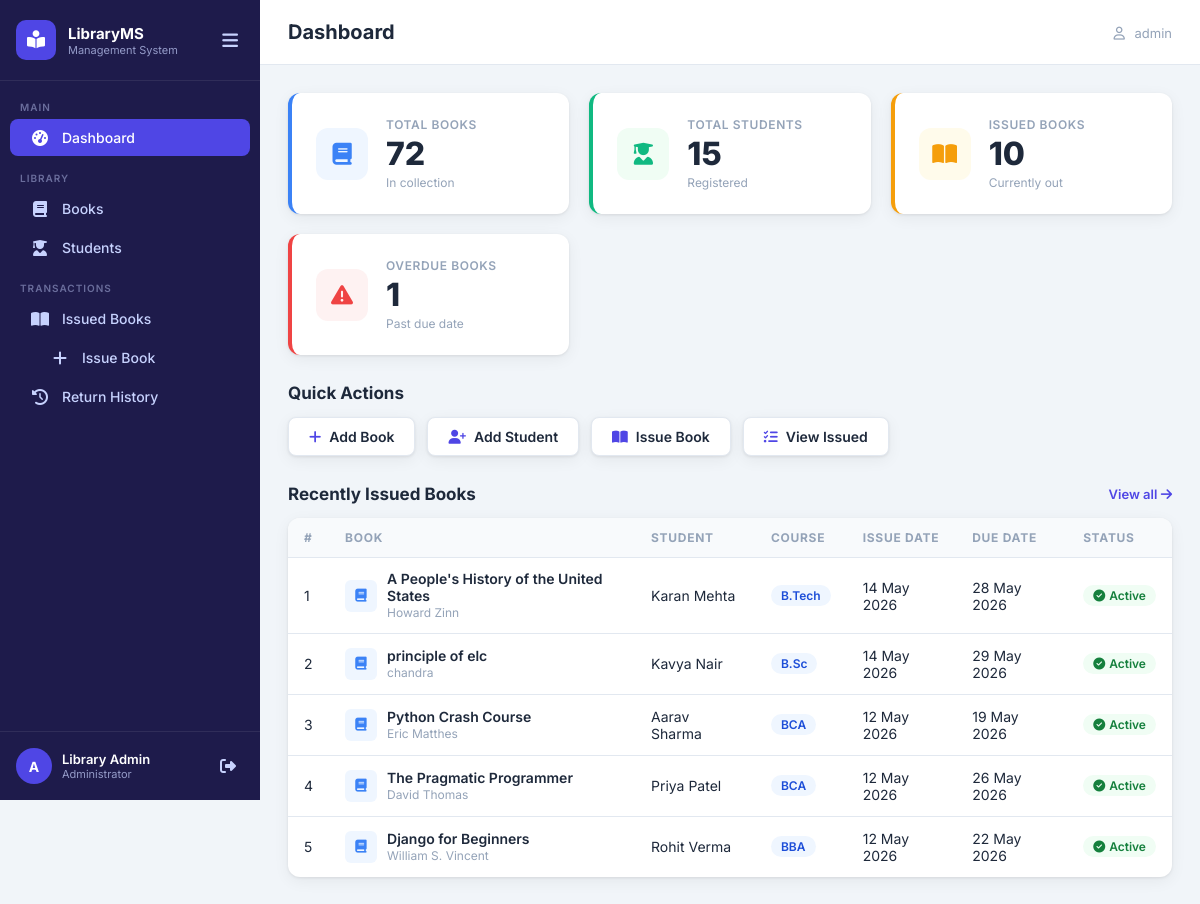
The page /dashboard/ (signed in) on the database its author committed.
### library/models.py (models this page shows, shortened)
class IssuedBook(models.Model):
    book = models.ForeignKey(Book, on_delete=models.CASCADE)
    student = models.ForeignKey(Student, on_delete=models.CASCADE)
    issue_date = models.DateField(auto_now_add=True)
    due_date = models.DateField()
    return_date = models.DateField(null=True, blank=True)
    returned = models.BooleanField(default=False)
    class Meta:
        ordering = ['-issue_date']
    @property
    def is_overdue(self):
        from datetime import date
        if not self.returned:
            return date.today() > self.due_date
        return False

class Book(models.Model):
    CATEGORY_CHOICES = [
        ('Fiction', 'Fiction'),
        ('Non-Fiction', 'Non-Fiction'),
        ('Science', 'Science'),
        ('Technology', 'Technology'),
        ('History', 'History'),
        ('Mathematics', 'Mathematics'),
        ('Literature', 'Literature'),
        ('Philosophy', 'Philosophy'),
        ('Biography', 'Biography'),
        ('Self-Help', 'Self-Help'),
    ]
    name = models.CharField(max_length=255)
    author = models.CharField(max_length=255)
    category = models.CharField(max_length=50, choices=CATEGORY_CHOICES, default='Fiction')
    quantity = models.PositiveIntegerField(default=1)
    available = models.PositiveIntegerField(default=1)
    added_date = models.DateField(auto_now_add=True)
    class Meta:
        ordering = ['name']

class Student(models.Model):
    COURSE_CHOICES = [
        ('BCA', 'BCA'),
        ('BBA', 'BBA'),
        ('B.Com', 'B.Com'),
        ('B.Sc', 'B.Sc'),
        ('B.Tech', 'B.Tech'),
        ('MBA', 'MBA'),
        ('MCA', 'MCA'),
        ('M.Sc', 'M.Sc'),
    ]
    name = models.CharField(max_length=255)
    email = models.EmailField(unique=True)
    course = models.CharField(max_length=50, choices=COURSE_CHOICES, default='BCA')
    phone = models.CharField(max_length=15, blank=True, null=True)
    enrollment_date = models.DateField(auto_now_add=True)
    class Meta:
        ordering = ['name']

### library/views.py (the view)
# urls.py: path('dashboard/', views.dashboard, name='dashboard'),
@login_required
def dashboard(request):
    total_books = Book.objects.count()
    total_students = Student.objects.count()
    issued_books = IssuedBook.objects.filter(returned=False).count()
    overdue_books = sum(1 for ib in IssuedBook.objects.filter(returned=False) if ib.is_overdue)
    recent_issues = IssuedBook.objects.filter(returned=False).select_related('book', 'student')[:5]
    context = {
        'total_books': total_books,
        'total_students': total_students,
        'issued_books': issued_books,
        'overdue_books': overdue_books,
        'recent_issues': recent_issues,
    }
    return render(request, 'library/dashboard.html', context)

### templates/library/dashboard.html (shortened to what this page needs)
{% extends 'library/base.html' %}
{% block page_title %}Dashboard{% endblock %}
{% block content %}
<div class="stats-grid">
    <div class="stat-card stat-card--blue">
        <div class="stat-card-icon">
            <i class="fa-solid fa-book"></i>
        </div>
        <div class="stat-card-body">
            <p class="stat-label">Total Books</p>
            <h2 class="stat-value" id="countBooks">{{ total_books }}</h2>
            <p class="stat-sub">In collection</p>
        </div>
    </div>
    <div class="stat-card stat-card--green">
        <div class="stat-card-icon">
            <i class="fa-solid fa-user-graduate"></i>
        </div>
        <div class="stat-card-body">
            <p class="stat-label">Total Students</p>
            <h2 class="stat-value" id="countStudents">{{ total_students }}</h2>
            <p class="stat-sub">Registered</p>
        </div>
    </div>
    <div class="stat-card stat-card--orange">
        <div class="stat-card-icon">
            <i class="fa-solid fa-book-open"></i>
        </div>
        <div class="stat-card-body">
            <p class="stat-label">Issued Books</p>
            <h2 class="stat-value" id="countIssued">{{ issued_books }}</h2>
            <p class="stat-sub">Currently out</p>
        </div>
    </div>
    <div class="stat-card stat-card--red">
        <div class="stat-card-icon">
            <i class="fa-solid fa-triangle-exclamation"></i>
        </div>
        <div class="stat-card-body">
            <p class="stat-label">Overdue Books</p>
            <h2 class="stat-value" id="countOverdue">{{ overdue_books }}</h2>
            <p class="stat-sub">Past due date</p>
        </div>
    </div>
</div>
<div class="section-header">
    <h2 class="section-title">Quick Actions</h2>
</div>
<div class="quick-actions">
    <a href="{% url 'add_book' %}" class="quick-action-btn">
        <i class="fa-solid fa-plus"></i>
        <span>Add Book</span>
    </a>
    <a href="{% url 'add_student' %}" class="quick-action-btn">
        <i class="fa-solid fa-user-plus"></i>
        <span>Add Student</span>
    </a>
    <a href="{% url 'issue_book' %}" class="quick-action-btn">
        <i class="fa-solid fa-book-open"></i>
        <span>Issue Book</span>
    </a>
    <a href="{% url 'issued_books' %}" class="quick-action-btn">
        <i class="fa-solid fa-list-check"></i>
        <span>View Issued</span>
    </a>
</div>
<div class="section-header">
    <h2 class="section-title">Recently Issued Books</h2>
    <a href="{% url 'issued_books' %}" class="section-link">View all <i class="fa-solid fa-arrow-right"></i></a>
</div>
<div class="card">
    {% if recent_issues %}
    <div class="table-wrapper">
        <table class="table" id="recentIssuesTable">
            <thead>
                <tr>
                    <th>#</th>
                    <th>Book</th>
                    <th>Student</th>
                    <th>Course</th>
                    <th>Issue Date</th>
                    <th>Due Date</th>
                    <th>Status</th>
                </tr>
            </thead>
            <tbody>
                {% for issue in recent_issues %}
                <tr>
                    <td>{{ forloop.counter }}</td>
                    <td>
                        <div class="book-cell">
                            <div class="book-icon-sm"><i class="fa-solid fa-book"></i></div>
                            <div>
                                <p class="book-name-sm">{{ issue.book.name }}</p>
                                <p class="book-author-sm">{{ issue.book.author }}</p>
                            </div>
                        </div>
                    </td>
                    <td>{{ issue.student.name }}</td>
                    <td><span class="badge badge--blue">{{ issue.student.course }}</span></td>
                    <td>{{ issue.issue_date|date:"d M Y" }}</td>
                    <td>{{ issue.due_date|date:"d M Y" }}</td>
                    <td>
                        {% if issue.is_overdue %}
                        <span class="badge badge--red"><i class="fa-solid fa-circle-exclamation"></i> Overdue</span>
                        {% else %}
                        <span class="badge badge--green"><i class="fa-solid fa-circle-check"></i> Active</span>
                        {% endif %}
                    </td>
                </tr>
                {% endfor %}
            </tbody>
        </table>
    </div>
    {% else %}
    <div class="empty-state">
        <i class="fa-solid fa-book-open empty-icon"></i>
        <p>No books currently issued.</p>
        <a href="{% url 'issue_book' %}" class="btn btn-primary">Issue a Book</a>
    </div>
    {% endif %}
</div>
{% endblock %}

### templates/library/base.html (shortened to what this page needs)
<!DOCTYPE html>
<html lang="en">
<head>
    {% load static %}
    <link rel="stylesheet" href="{% static 'css/style.css' %}">
    <link rel="stylesheet" href="{% static 'css/sidebar.css' %}">
    <link rel="stylesheet" href="https://cdnjs.cloudflare.com/ajax/libs/font-awesome/6.5.0/css/all.min.css">
</head>
<body>
{% if user.is_authenticated %}
<aside class="sidebar" id="sidebar">
    <div class="sidebar-header">
        <div class="sidebar-logo">
            <i class="fa-solid fa-book-open-reader"></i>
        </div>
        <div class="sidebar-brand">
            <span class="brand-name">LibraryMS</span>
            <span class="brand-sub">Management System</span>
        </div>
        <button class="sidebar-toggle" id="sidebarToggle" aria-label="Toggle sidebar">
            <i class="fa-solid fa-bars"></i>
        </button>
    </div>
    <nav class="sidebar-nav">
        <div class="nav-group">
            <span class="nav-label">Main</span>
            <a href="{% url 'dashboard' %}" class="nav-item {% if request.resolver_match.url_name == 'dashboard' %}active{% endif %}">
                <i class="fa-solid fa-gauge-high"></i>
                <span>Dashboard</span>
            </a>
        </div>
        <div class="nav-group">
            <span class="nav-label">Library</span>
            <a href="{% url 'book_list' %}" class="nav-item {% if 'book' in request.resolver_match.url_name %}active{% endif %}">
                <i class="fa-solid fa-book"></i>
                <span>Books</span>
            </a>
            <a href="{% url 'student_list' %}" class="nav-item {% if 'student' in request.resolver_match.url_name %}active{% endif %}">
                <i class="fa-solid fa-user-graduate"></i>
                <span>Students</span>
            </a>
        </div>
        <div class="nav-group">
            <span class="nav-label">Transactions</span>
            <a href="{% url 'issued_books' %}" class="nav-item {% if request.resolver_match.url_name == 'issued_books' or request.resolver_match.url_name == 'issue_book' %}active{% endif %}">
                <i class="fa-solid fa-book-open"></i>
                <span>Issued Books</span>
            </a>
            <a href="{% url 'issue_book' %}" class="nav-item {% if request.resolver_match.url_name == 'issue_book' %}active{% endif %}" style="padding-left:2.5rem">
                <i class="fa-solid fa-plus"></i>
                <span>Issue Book</span>
            </a>
            <a href="{% url 'return_history' %}" class="nav-item {% if request.resolver_match.url_name == 'return_history' %}active{% endif %}">
                <i class="fa-solid fa-clock-rotate-left"></i>
                <span>Return History</span>
            </a>
        </div>
    </nav>
    <div class="sidebar-footer">
        <div class="user-info">
            <div class="user-avatar">{{ user.username|first|upper }}</div>
            <div>
                <p class="user-name">{{ user.get_full_name|default:user.username }}</p>
                <p class="user-role">Administrator</p>
            </div>
        </div>
        <a href="{% url 'logout' %}" class="logout-btn" title="Logout">
            <i class="fa-solid fa-right-from-bracket"></i>
        </a>
    </div>
</aside>
<div class="main-wrapper" id="mainWrapper">
    <header class="top-bar">
        <div class="page-title">
            <h1>{% block page_title %}Dashboard{% endblock %}</h1>
        </div>
        <div class="top-bar-actions">
            <span class="top-bar-user"><i class="fa-regular fa-user"></i> {{ user.username }}</span>
        </div>
    </header>
    <main class="main-content">
        {% block content %}{% endblock %}
    </main>
</div>
{% endif %}
</body>
</html>

### rows shown on the page
IssuedBook: book.name "A People's History of the United States", book.author "Howard Zinn", student.name "Karan Mehta", student.course "B.Tech", issue_date "14 May 2026", due_date "28 May 2026", returned False (drawn)
IssuedBook: book.name "principle of elc", book.author "chandra", student.name "Kavya Nair", student.course "B.Sc", issue_date "14 May 2026", due_date "29 May 2026", returned False (drawn)
IssuedBook: book.name "Python Crash Course", book.author "Eric Matthes", student.name "Aarav Sharma", student.course "BCA", issue_date "12 May 2026", due_date "19 May 2026", returned False (drawn)
IssuedBook: book.name "The Pragmatic Programmer", book.author "David Thomas", student.name "Priya Patel", student.course "BCA", issue_date "12 May 2026", due_date "26 May 2026", returned False (drawn)
IssuedBook: book.name "Django for Beginners", book.author "William S. Vincent", student.name "Rohit Verma", student.course "BBA", issue_date "12 May 2026", due_date "22 May 2026", returned False (drawn)

### other values the page prints
{{ user.username|first|upper }} "A"
{{ user.get_full_name|default:user.username }} "Library Admin"
{{ user.username }} "admin"
{{ total_books }} "72"
{{ total_students }} "15"
{{ issued_books }} "10"
{{ overdue_books }} "1"
